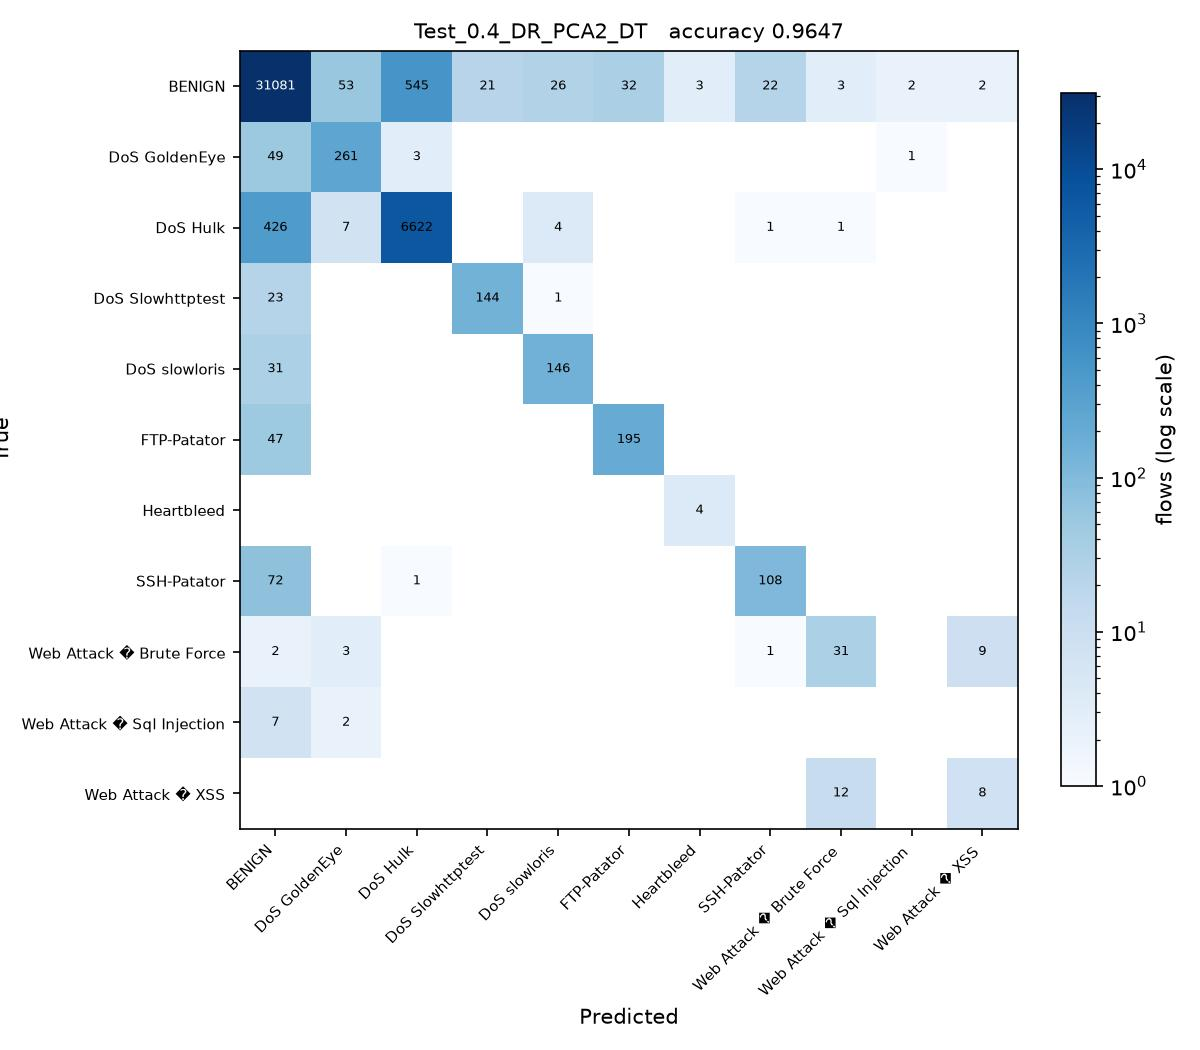

Write the Python code that produced this figure.
# Test_0.4_DR_PCA2_DT.py
#
# Test size 0.4  |  PCA, 2 components  |  Decision Tree (sheet #6)
#
# This is SGDC_60_40.py with the changes marked CHANGE below and nothing else.

import os
from pathlib import Path

# CHANGE 1: find the folder holding the three CSV files and run from there, so
# the plain file names below resolve no matter where this script is started
# from or how deeply it sits inside the project folder.
HERE = Path(__file__).resolve().parent
for PROJECT in [HERE, *HERE.parents]:
    if (PROJECT / 'Tuesday-WorkingHours.pcap_ISCX.csv').exists():
        os.chdir(PROJECT)
        break
else:
    raise SystemExit('Put this folder inside the folder that holds the three '
                     'CIC-IDS2017 CSV files, then run the script again.')
import numpy as np
import pandas as pd

df1 = pd.read_csv('Tuesday-WorkingHours.pcap_ISCX.csv', low_memory=True)
df2 = pd.read_csv('Wednesday-workingHours.pcap_ISCX.csv', low_memory=True)
df3 = pd.read_csv('Thursday-WorkingHours-Morning-WebAttacks.pcap_ISCX.csv', low_memory=True)

dataset = pd.concat([df1, df2, df3], ignore_index=True)

dataset.columns = dataset.columns.str.strip()

# CHANGE 2: a stratified sample of 100000 flows, the same for every run. An RBF
# SVM on all 1.3 million flows would take about an hour per script.
# At least 50 flows of every class are kept.
label = dataset.columns[-1]
dataset = pd.concat(
    [g.sample(n=min(len(g), max(50, round(100000 * len(g) / len(dataset)))), random_state=0)
     for _, g in dataset.groupby(label)],
    ignore_index=True
)

X = dataset.iloc[:, :-1]
y = dataset.iloc[:, -1]

X = X.apply(pd.to_numeric, errors='coerce')

X.replace([np.inf, -np.inf], np.nan, inplace=True)

from sklearn.impute import SimpleImputer

imputer = SimpleImputer(missing_values=np.nan, strategy='mean')
X = imputer.fit_transform(X)

from sklearn.preprocessing import LabelEncoder

labelencoder_y = LabelEncoder()
y = labelencoder_y.fit_transform(y)

from sklearn.model_selection import train_test_split

X_train, X_test, y_train, y_test = train_test_split(
    X,
    y,
    test_size=0.4,   # CHANGE 3: test size
    random_state=0,
    stratify=y
)

# CHANGE 4: PCA, from PCA_LDA_KErnel_PCA_CODE.pdf (fit only on training data)
from sklearn.decomposition import PCA

pca = PCA(n_components=2)
X_train = pca.fit_transform(X_train)
X_test = pca.transform(X_test)

# CHANGE 5: Decision Tree (sheet #6) in place of SGDClassifier
from sklearn.tree import DecisionTreeClassifier

classifier = DecisionTreeClassifier(
    criterion='entropy',
    random_state=0
)

classifier.fit(X_train, y_train)

y_pred = classifier.predict(X_test) 

from sklearn.metrics import confusion_matrix
from sklearn.metrics import accuracy_score
from sklearn.metrics import precision_score
from sklearn.metrics import recall_score
from sklearn.metrics import f1_score
from sklearn.metrics import classification_report

cm = confusion_matrix(y_test, y_pred)

print("Confusion Matrix:\n")
print(cm)

print("\nAccuracy : {:.4f}".format(accuracy_score(y_test, y_pred)))
print("\nPrecision : {:.4f}".format(precision_score(y_test, y_pred, average='weighted')))
print("\nRecall : {:.4f}".format(recall_score(y_test, y_pred, average='weighted')))
print("\nF1 Score : {:.4f}".format(f1_score(y_test, y_pred, average='weighted')))

print("\nClassification Report:\n")
print(classification_report(y_test, y_pred))

# CHANGE 6: save the confusion matrix as Test_0.4_DR_PCA2_DT.jpg and record the result
import matplotlib
matplotlib.use('Agg')
import matplotlib.pyplot as plt
from matplotlib.colors import LogNorm

here = HERE                     # the folder this script sits in
names = [str(c) for c in labelencoder_y.classes_]
fig, ax = plt.subplots(figsize=(8, 7))
im = ax.imshow(cm, cmap='Blues', norm=LogNorm(vmin=1))
ax.set_xticks(range(len(names)), names, rotation=45, ha='right', fontsize=7)
ax.set_yticks(range(len(names)), names, fontsize=7)
ax.set_xlabel('Predicted')
ax.set_ylabel('True')
ax.set_title('Test_0.4_DR_PCA2_DT   accuracy {:.4f}'.format(accuracy_score(y_test, y_pred)), fontsize=10)
for i in range(cm.shape[0]):
    for j in range(cm.shape[1]):
        if cm[i, j]:
            ax.text(j, i, cm[i, j], ha='center', va='center', fontsize=6,
                    color='white' if cm[i, j] > cm.max() / 3 else 'black')
fig.colorbar(im, ax=ax, fraction=0.04, label='flows (log scale)')
fig.tight_layout()
fig.savefig(here / 'Test_0.4_DR_PCA2_DT.jpg', dpi=150)
plt.close(fig)

row = pd.DataFrame([{
    'Test': 0.4, 'DR': 'PCA2', 'Clas': 'DT',
    'Acc': round(accuracy_score(y_test, y_pred), 4),
    'Pre': round(precision_score(y_test, y_pred, average='weighted'), 4),
    'Rec': round(recall_score(y_test, y_pred, average='weighted'), 4),
    'F1': round(f1_score(y_test, y_pred, average='weighted'), 4),
    'script': 'Test_0.4_DR_PCA2_DT',
}])
out = PROJECT / 'results' / '75_runs_pca.csv'
out.parent.mkdir(exist_ok=True)
if out.exists():
    old = pd.read_csv(out)
    row = pd.concat([old[old['script'] != 'Test_0.4_DR_PCA2_DT'], row], ignore_index=True)
row.to_csv(out, index=False)
